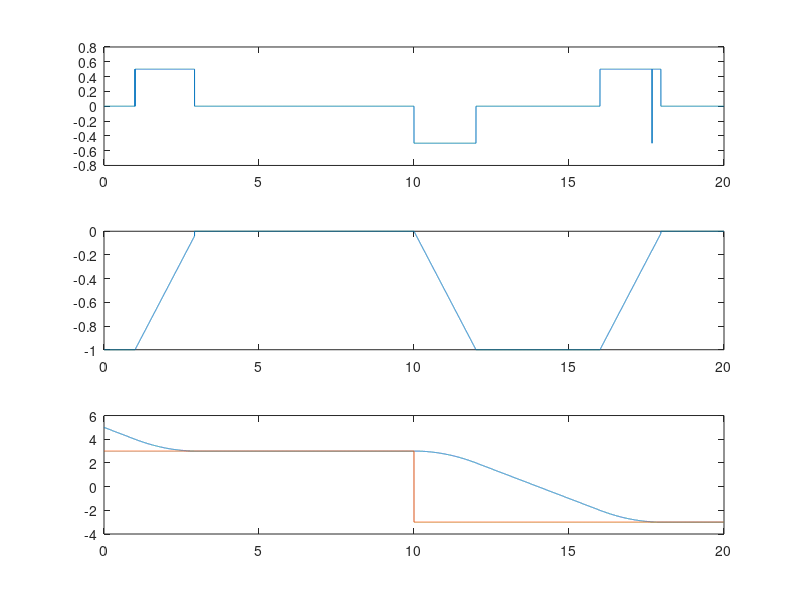
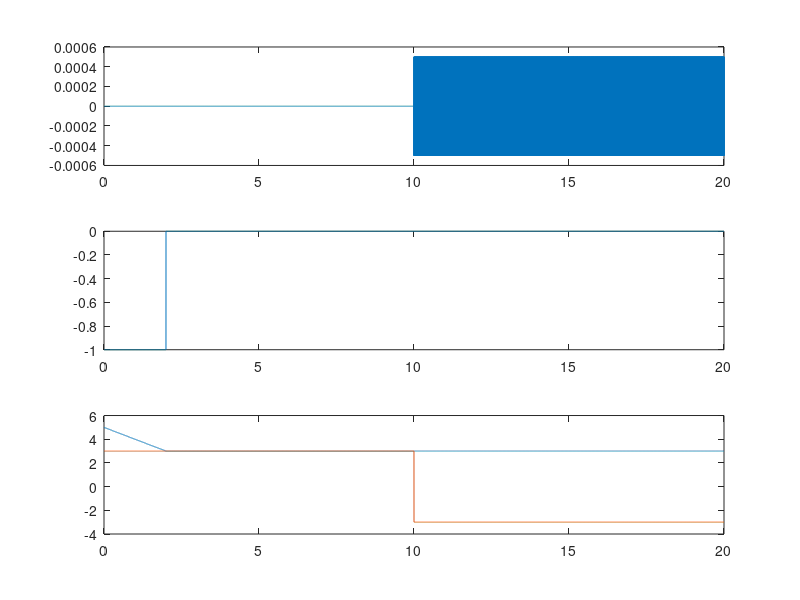
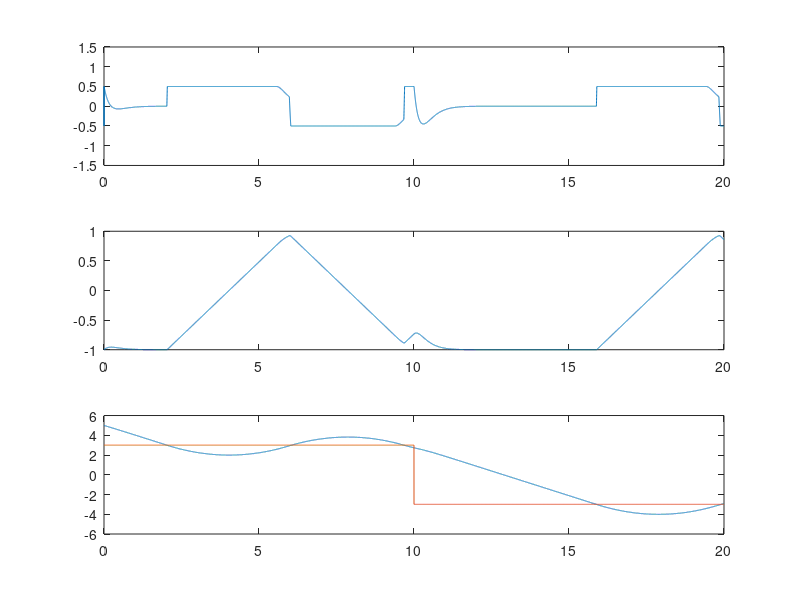

Write the MATLAB code that produced these figures, in order.
% constrain
v_limit = 1; % p.u.
a_limit = 0.5; % p.u.
aa_limit = 1; % p.u.
pos_deadband = 1e-4;

% time scale
t_limit = 20;

t = 0:0.001:t_limit;
delta_t = 0.001;
fs = 1 / delta_t;

% initial state, current state
cur_pos = 5;
cur_vel = -2;
cur_acc = 0;

% debug record
target_acceleration_record = zeros(length(t),3);
target_velocity_record = zeros(length(t),3);
target_position_record = zeros(length(t),3);
profile_traj = zeros(length(t),1);

% user traj plan
for i = 1:length(t)
    if(t(i) < 10)
        profile_traj(i) = 3;
    else
        profile_traj(i) = -3;
    end
end

% profile_traj = -3*ones(length(t),1);


%% traj plan I: trapezoid
target_acceleration = cur_acc;
target_velocity = cur_vel;
target_position = cur_pos;

for i = 1:length(t)
    profile_pos = profile_traj(i);

    % step I: calculate brake distance
    brake_distance = target_velocity * target_velocity / (a_limit * 2);

    % step II: judge if velocity direction is correct
    dir_judge = (profile_pos - target_position) * target_velocity;

    % step III: judge running direction
    direction = sign(profile_pos - target_position);

    % position loop dead band
    if(abs(profile_pos - target_position) > pos_deadband)
        if(dir_judge > 0)

            % step IV: judge if current distance is within braking distance
            if( ((direction == -1) && (profile_pos - target_position >= direction*brake_distance))...
                    || ((direction == 1) && (profile_pos - target_position <= brake_distance)) )

                % step V: within the braking distance, slow down
                target_acceleration = - direction * a_limit;
            else
                % step VI: out of braking distance
                target_acceleration = direction * a_limit;
            end
            %         end
        else
            % step VII: wrong running dirction
            target_acceleration = direction * a_limit;
        end
    
        % step VIII: integral and get velocity and position
        target_velocity = target_velocity + target_acceleration * delta_t;
        % target_velocity = saturation(target_velocity, -v_limit,v_limit);
        if(target_velocity >= v_limit)
            target_acceleration = 0;
            target_velocity = v_limit;
        elseif (target_velocity <= -v_limit)
            target_acceleration = 0;
            target_velocity = -v_limit;
        end

    else
        % The position feedforward has been in deadband
        target_acceleration = 0;
        target_velocity = 0;
    end

    % step IX: integral and get position
    target_position = target_position + target_velocity * delta_t;
    
    % record the result for debug
    target_acceleration_record(i,1) = target_acceleration;
    target_velocity_record(i,1) = target_velocity;
    target_position_record(i,1) = target_position;

end

figure

subplot(3,1,1)
plot(t,target_acceleration_record(:,1));
subplot(3,1,2)
plot(t,target_velocity_record(:,1));
subplot(3,1,3)
plot(t,target_position_record(:,1));
hold on
plot(t,profile_traj);


%% traj plan II: S-curve

target_acceleration = cur_acc;
target_velocity = cur_vel;
target_position = cur_pos;

for i = 1:length(t)
    profile_pos = profile_traj(i);

    % step I: calculate brake distance
    %brake_distance = target_velocity * target_velocity / (a_limit * 2) *1.5 ;
    k3 = aa_limit / 6;
    k2 = target_acceleration / 2;
    k1 = target_velocity;
    k0 = target_position;

    brk_roots = roots([k3,k2,k1,k0]);
    brake_distance = brk_roots(1);

    % step II: judge if velocity direction is correct
    dir_judge = (profile_pos - target_position) * target_velocity;

    % step III: judge running direction
    direction = sign(profile_pos - target_position);

    % position loop dead band
    if(abs(profile_pos - target_position) > pos_deadband)
        if(dir_judge > 0)

            % step IV: judge if current distance is within braking distance
            if( ((direction == -1) && (profile_pos - target_position >= direction*brake_distance))...
                    || ((direction == 1) && (profile_pos - target_position <= brake_distance)) )

                % step V: within the braking distance, slow down
                target_acceleration = target_acceleration - direction * aa_limit * delta_t;
            else
                % step VI: out of braking distance
                target_acceleration = target_acceleration + direction * aa_limit * delta_t;
            end
        else
            % step VII: wrong running dirction
            target_acceleration = target_acceleration + direction * a_limit * delta_t;
        end

        % target_acceleration = saturation(target_acceleration, -a_limit,a_limit);
         if(target_acceleration >= a_limit)
             target_acceleration = a_limit;
         elseif (target_acceleration <= -a_limit)
             target_acceleration = -a_limit;
         end
    
        % step VIII: integral and get velocity and position
        target_velocity = target_velocity + target_acceleration * delta_t;
        % target_velocity = saturation(target_velocity, -v_limit,v_limit);
        if(target_velocity >= v_limit)
             target_acceleration = 0;
            target_velocity = v_limit;
        elseif (target_velocity <= -v_limit)
             target_acceleration = 0;
            target_velocity = -v_limit;
        end

    else
        % The position feedforward has been in deadband
        target_acceleration = 0;
        target_velocity = 0;
    end

    % step IX: integral and get position
    target_position = target_position + target_velocity * delta_t;
    
    % record the result for debug
    target_acceleration_record(i,2) = target_acceleration;
    target_velocity_record(i,2) = target_velocity;
    target_position_record(i,2) = target_position;

end

figure

subplot(3,1,1)
plot(t,target_acceleration_record(:,2));
subplot(3,1,2)
plot(t,target_velocity_record(:,2));
subplot(3,1,3)
plot(t,target_position_record(:,2));
hold on
plot(t,profile_traj);




%% traj plan III: filter-curve

% s domain
s = tf('s');

% 2rd-order filter
% omega_spd = 50*2*pi;
omega_spd = aa_limit * exp(1) / v_limit*10;
xi = 1;
q = 1/2/xi;
spd_filter = omega_spd^2 / (s^2 + 2*xi*omega_spd*s + omega_spd^2);

% fiugre;
% bode(spd_filter);
% figure
% step(spd_filter);

f0 = omega_spd*2*q;
theta = f0 / 2/ pi/ fs;
sin_theta = sin(theta);
cos_theta = cos(theta);
alpha = sin_theta / 2 / q;

gain = 1;

a0 = 1+alpha;
a1 = -2*cos_theta/a0;
a2 = (1 - alpha)/a0;
b0 = gain * (1 - cos_theta) / (2*a0);
b1 = gain * (1 - cos_theta) / a0;
b2 = gain * (1 - cos_theta) / (2*a0);

% IIR filter parameter
x1 = 0;
x2 = 0;
y1 = 0;
y2 = 0;



target_acceleration = cur_acc;
target_velocity = cur_vel;
target_position = cur_pos;

for i = 1:length(t)
    profile_pos = profile_traj(i);

    % step I: calculate brake distance
    brake_distance = (target_acceleration + 2*target_velocity*omega_spd)/omega_spd^2;

    % step II: judge if velocity direction is correct
    dir_judge = (profile_pos - target_position) * target_velocity;

    % step III: judge running direction
    direction = sign(profile_pos - target_position);

    % position loop dead band
    if(abs(profile_pos - target_position) > pos_deadband)
        if(dir_judge > 0)

            % step IV: judge if current distance is within braking distance
            if( ((direction == -1) && (profile_pos - target_position >= direction*brake_distance))...
                    || ((direction == 1) && (profile_pos - target_position <= brake_distance)) )

                % step V: within the braking distance, slow down
                speed_ref = 0;

            else
                % step VI: out of braking distance
                speed_ref = direction * v_limit;
            end
        else
            % step VII: wrong running dirction
            speed_ref = direction * v_limit;
        end


    
        % step VIII: integral and get velocity and position
%         target_velocity = target_velocity + target_acceleration * delta_t;
        % target_velocity = saturation(target_velocity, -v_limit,v_limit);
        
        target_velocity_new = b0 * speed_ref + b1 * x1 + b2 * x2  ...
            - a1 * y1 - a2 * y2;

        x2 = x1;
        x1 = speed_ref;
        y2 = y1;
        y1 = target_velocity_new;

        % target_acceleration = saturation(target_acceleration, -a_limit,a_limit);
        target_acceleration = (target_velocity_new - target_velocity)/delta_t;

        if(target_acceleration >= a_limit)
             target_acceleration = a_limit;
         elseif (target_acceleration <= -a_limit)
             target_acceleration = -a_limit;
         end
       
        target_velocity = target_velocity + target_acceleration * delta_t;
        y1 = target_velocity;


        if(target_velocity >= v_limit)
%            target_acceleration = 0;
            target_velocity = v_limit;
        elseif (target_velocity <= -v_limit)
%            target_acceleration = 0;
            target_velocity = -v_limit;
        end

    else
        % The position feedforward has been in deadband
%         target_acceleration = 0;
%         target_velocity = 0;
    end

    % step IX: integral and get position
    target_position = target_position + target_velocity * delta_t;
    
    % record the result for debug
    target_acceleration_record(i,3) = target_acceleration;
    target_velocity_record(i,3) = target_velocity;
    target_position_record(i,3) = target_position;

end

figure

subplot(3,1,1)
plot(t,target_acceleration_record(:,3));
ylim([-1.5,1.5]);
subplot(3,1,2)
plot(t,target_velocity_record(:,3));
subplot(3,1,3)
plot(t,target_position_record(:,3));
hold on
plot(t,profile_traj);



